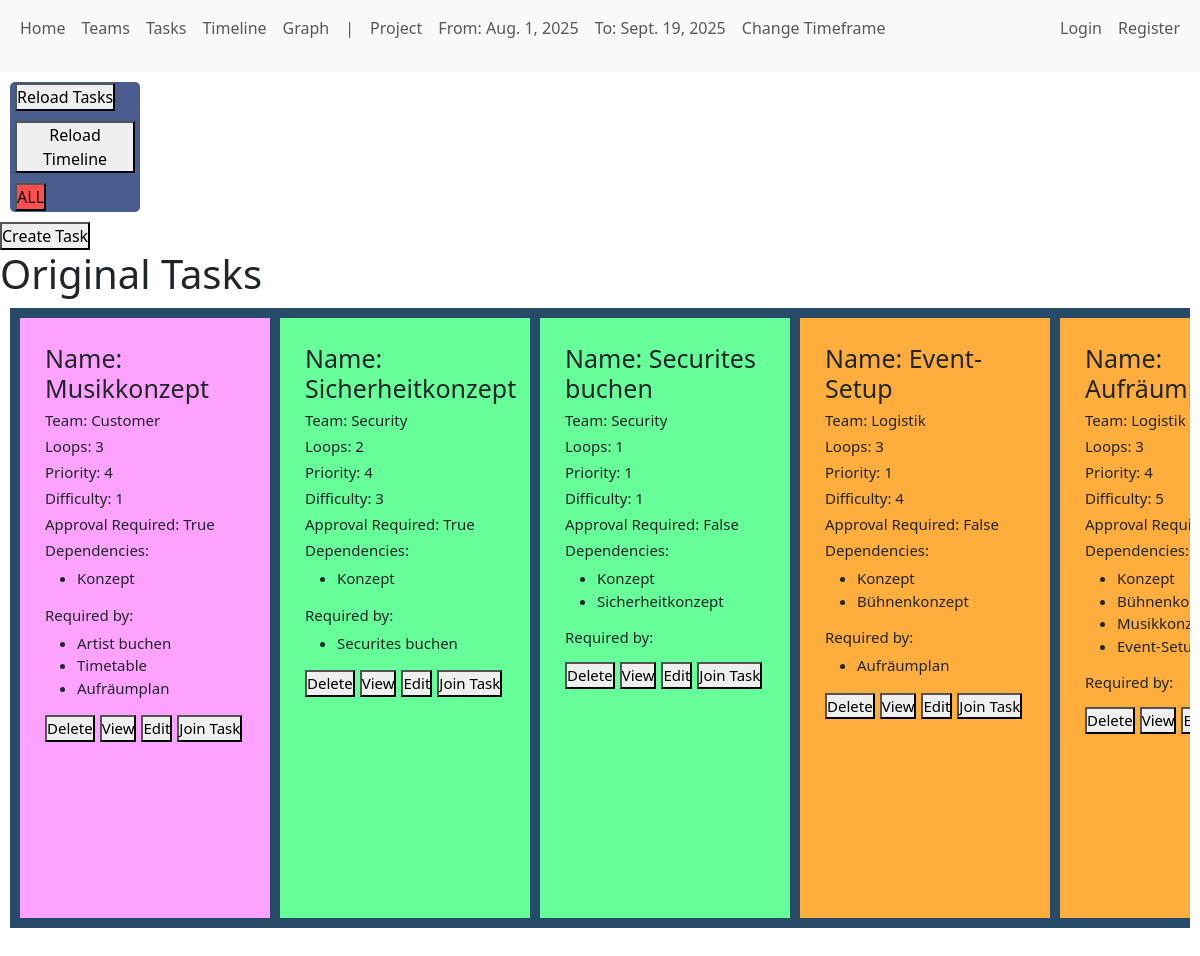
The page /distributor/tasks on the database as committed earlier.
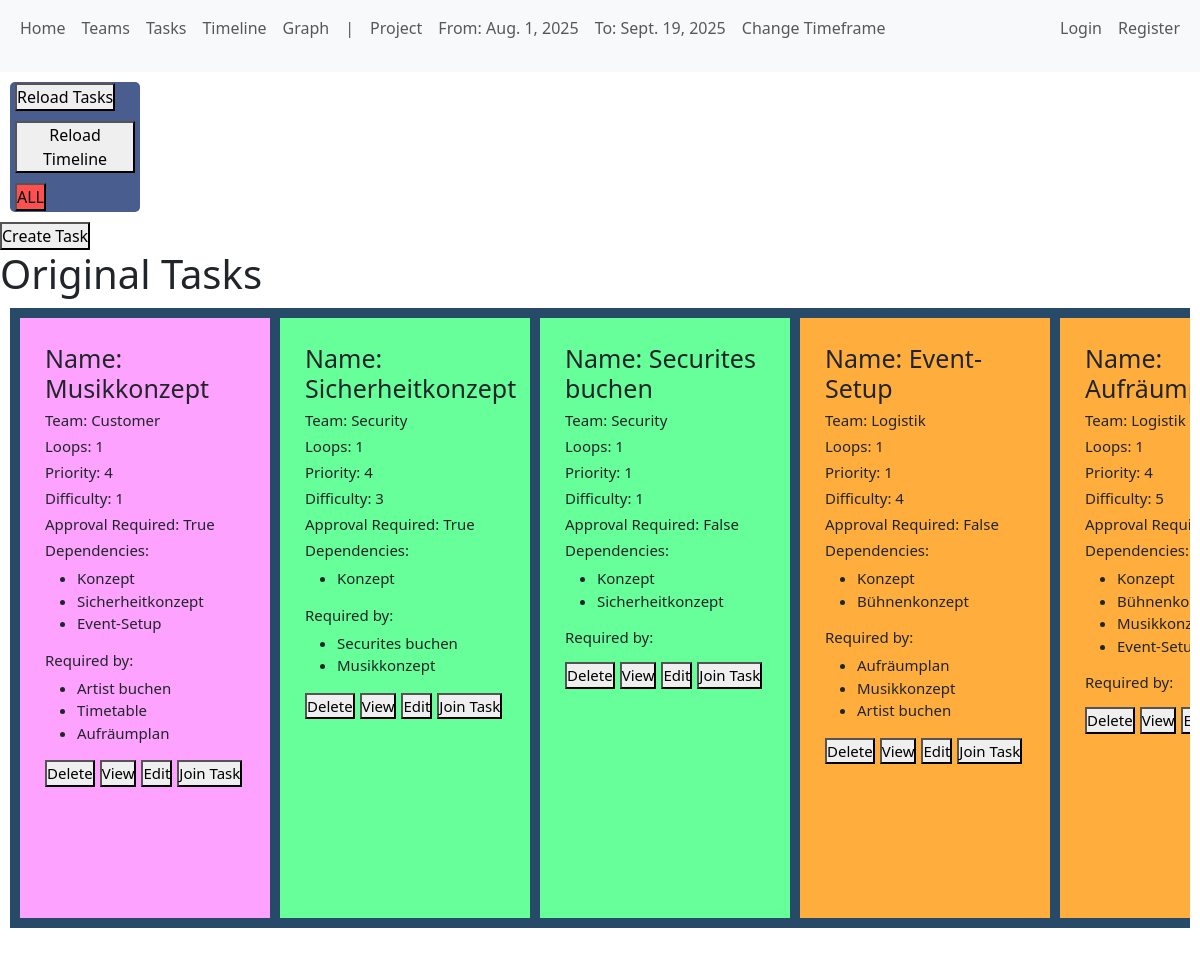
The same page on the database as committed later.
### distributor/models.py (models this page shows, shortened)
class Task(models.Model):
    name = models.CharField(max_length=100)
    team = models.ForeignKey(Team, on_delete=models.SET_NULL, null=True, blank=True)
    loops = models.IntegerField(default=0)
    priority = models.IntegerField(default=0)
    difficulty = models.IntegerField(default=0)
    approval_required = models.BooleanField(default=False)
    initial_dependencies = models.ManyToManyField("self",
                                                  symmetrical=False,
                                                  blank=True,
                                                  related_name="required_by")

### users/models.py (models this page shows)
class Team(models.Model):
    name = models.CharField(max_length=100)
    color = models.CharField(max_length=7, default="#FFFFFF")
    schedule_flag = models.BooleanField(default=False)
    def __str__(self):
        return self.name

### distributor/views.py (the view)
# urls.py: path('tasks', views.tasks, name='tasks'),
def tasks(request):
    all_tasks = Task.objects.all().order_by('team')
    task_form = TaskCreationForm()
    context = {
        'all_tasks': all_tasks,
        'task_form': task_form,
        "show_create_button": True
    }
    return render(request, 'distributor/tasks.html', context)

### distributor/context_processors.py (called while the page is built)
def global_project_timeframe_form(request):
    return {
        "global_project_timeframe_form": ProjectTimeframeForm(),
    }

def global_project_timeframe(request):
    project_time_frame = Project.objects.first()
    if project_time_frame:
        return {
            "global_project_timeframe": project_time_frame,
        }
    else:
        return {
            "global_project_timeframe": 'No values picked yet',
        }

### distributor/templatetags/custom_tags.py (called while the page is built)
@register.inclusion_tag('components/all_tasks.html', takes_context=True)
def show_all_tasks(context):
    user = context['user']
    tasks = Task.objects.all().order_by('team')
    return {'all_tasks': tasks, 'user': user}

@register.inclusion_tag('components/view_task.html', takes_context=True)
def view_task(context, task_id):
    user = context['user']
    task = Task.objects.get(pk=task_id)
    assign_user_to_task_form = AssignUserToTaskForm(user=user, task=task)
    return {'task': task, 'user': user, "assign_user_to_task_form": assign_user_to_task_form}

@register.inclusion_tag('components/display_reload_buttons.html')
def display_reload_buttons():
    return {}

### distributor/templates/distributor/tasks.html (shortened to what this page needs)
{% extends 'distributor/base.html' %}
{% load custom_tags %}
{% block content %}
{% display_reload_buttons %}
    {% if show_create_button %}
        <form method="GET" action="{% url 'create_task_page' %}">
            <button>Create Task</button>
        </form>
    {% endif %}
    <h1>Original Tasks</h1>
    {% if show_create_button %}
    {% show_all_tasks %}
    {% endif %}
{% endblock %}

### distributor/templates/components/all_tasks.html
{% load custom_tags %}
<div class="all_tasks">
        {% for task in all_tasks %}
            <div style="background-color: {{ task.team.color }}" class="task_listing">
                {% view_task task.id %}
            </div>
        {% endfor %}
    </div>

### distributor/templates/components/view_task.html (shortened to what this page needs)
<div style="background-color: {{ task.team.color }}" class="view_task_container">
    <h1>Name: {{ task.name }}</h1>
    <h2>Team: {{ task.team }}</h2>
    <h2>Loops: {{ task.loops }}</h2>
    <h2>Priority: {{ task.priority }}</h2>
    <h2>Difficulty: {{ task.difficulty }}</h2>
    <h2>Approval Required: {{ task.approval_required }}</h2>
    <h3>Dependencies: </h3>
    <ul>
        {% for dep in task.initial_dependencies.all %}
            <li>{{ dep.name }}</li>
        {% endfor %}
    </ul>
    <h3>Required by: </h3>
    <ul>
        {% for dep in task.required_by.all %}
            <li>{{ dep.name }}</li>
        {% endfor %}
    </ul>
    <div class="task_essential_buttons_container">
        <form method="POST" action="{% url 'delete_task' task.id %}">
            <button class="task_essential_button" type="submit">Delete</button>
        </form>
        <form method="GET" action="{% url 'display_task' task.id %}">
            <button class="task_essential_button" type="submit">View</button>
        </form>
        <form method="POST" action="{% url 'edit_task_page' task.id %}">
            <button class="task_essential_button" type="submit">Edit</button>
        </form>
        <form method="POST" action="{% url 'assign_user_to_task' task.id %}">
            <button type="submit">Join Task</button>
        </form>
    </div>
</div>

Rows that differ between the two databases and show on the page:
now on one of the page's lists (row edited): Task: name "Musikkonzept"
changed Task "Musikkonzept": loops "3" → "1"
now on one of the page's lists (row edited): Task: name "Sicherheitkonzept"
changed Task "Sicherheitkonzept": loops "2" → "1"
now on one of the page's lists (row edited): Task: name "Event-Setup"
changed Task "Event-Setup": loops "3" → "1"
now on one of the page's lists (row edited): Task: name "Artist buchen"
changed Task "Aufräumplan": loops "3" → "1"
